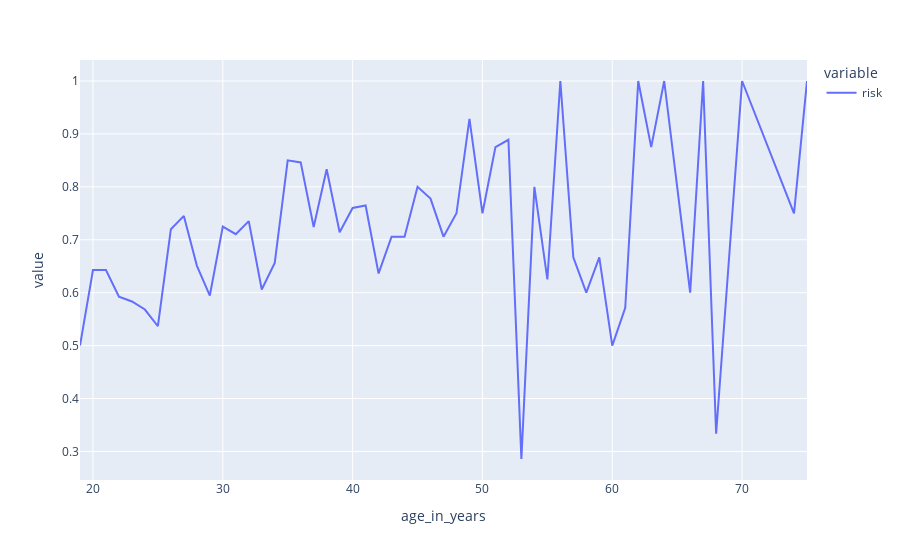

Source (notebook cell):
### Code cell
px.line(dataset.risk.groupby(dataset.age_in_years).mean())

### Figure 1 — Plotly figure (JSON) as saved in the notebook; plotly's stock layout.template omitted (floating-point values rounded to 4 significant figures)
{"data": [{"hovertemplate": "variable=risk<br>age_in_years=%{x}<br>value=%{y}<extra></extra>", "legendgroup": "risk", "line": {"color": "#636efa", "dash": "solid"}, "mode": "lines", "name": "risk", "orientation": "v", "showlegend": true, "type": "scatter", "x": [19, 20, 21, 22, 23, 24, 25, 26, 27, 28, 29, 30, 31, 32, 33, 34, 35, 36, 37, 38, 39, 40, 41, 42, 43, 44, 45, 46, 47, 48, 49, 50, 51, 52, 53, 54, 55, 56, 57, 58, 59, 60, 61, 62, 63, 64, 65, 66, 67, 68, 70, 74, 75], "xaxis": "x", "y": [0.5, 0.6429, 0.6429, 0.5926, 0.5833, 0.5682, 0.5366, 0.72, 0.7451, 0.6512, 0.5946, 0.725, 0.7105, 0.7353, 0.6061, 0.6562, 0.85, 0.8462, 0.7241, 0.8333, 0.7143, 0.76, 0.7647, 0.6364, 0.7059, 0.7059, 0.8, 0.7778, 0.7059, 0.75, 0.9286, 0.75, 0.875, 0.8889, 0.2857, 0.8, 0.625, 1, 0.6667, 0.6, 0.6667, 0.5, 0.5714, 1, 0.875, 1, 0.8, 0.6, 1, 0.3333, 1, 0.75, 1], "yaxis": "y"}], "layout": {"autosize": true, "legend": {"title": {"text": "variable"}, "tracegroupgap": 0}, "margin": {"t": 60}, "xaxis": {"anchor": "y", "autorange": true, "domain": [0, 1], "range": [19, 75], "title": {"text": "age_in_years"}, "type": "linear"}, "yaxis": {"anchor": "x", "autorange": true, "domain": [0, 1], "range": [0.246, 1.04], "title": {"text": "value"}, "type": "linear"}}}
